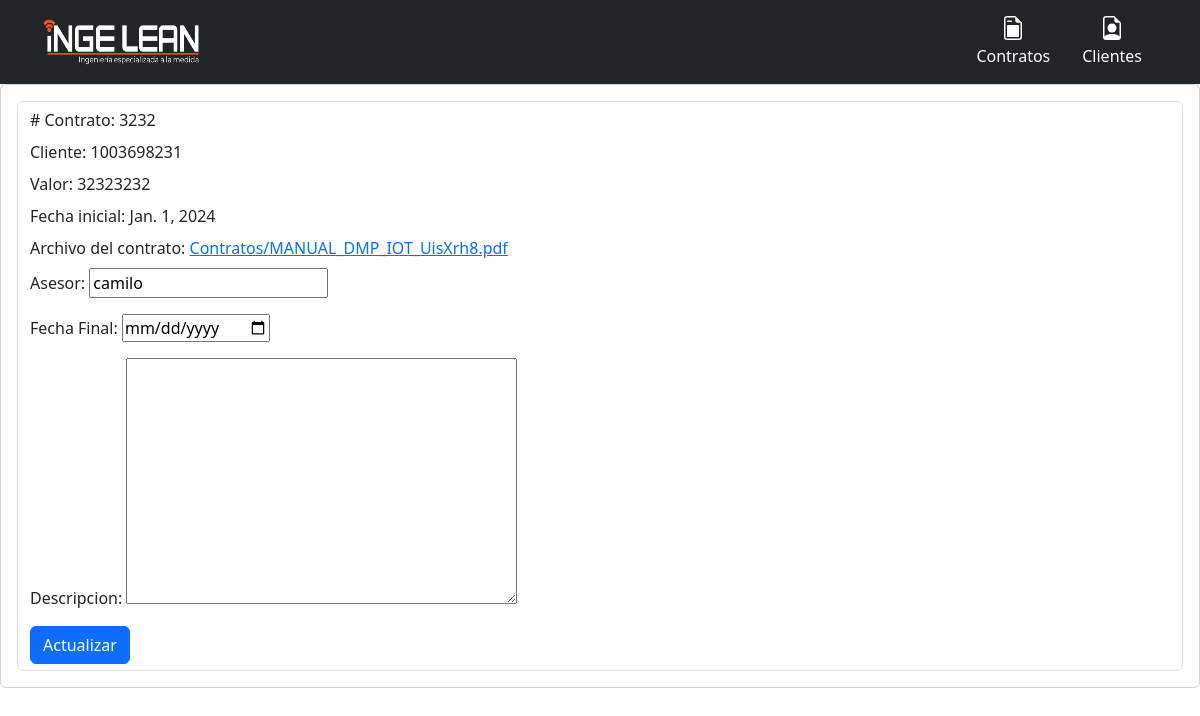
The app's page /editarContratoVista/3232 with its own data.
### CarteraApp/models.py (models this page shows, shortened)
class Clientes(models.Model):
    cedula = models.CharField(primary_key=True, max_length=10)
    nombre = models.CharField(max_length=50)
    correo = models.EmailField(max_length=254)
    ciudad = models.CharField(max_length=20)
    direccion = models.CharField(max_length=50)

class Contratos(models.Model):
    Numero_Contrato = models.IntegerField(primary_key=True)
    asesor = models.CharField(max_length=50)
    cliente = models.ForeignKey(Clientes, on_delete=models.PROTECT)
    valor = models.IntegerField()
    Fecha_Inicial = models.DateField()
    Fecha_Final = models.DateField(blank=True, null=True)
    archivo_contrato = models.FileField(upload_to='Contratos/')
    descripcion = models.TextField(blank=True, null=True)

### CarteraApp/views.py (the view, shortened to what this page needs)
# urls.py: path('editarContratoVista/<Numero_Contrato>', views.editar_contrato_vista, name='editar_contrato'),
def editar_contrato_vista(request, Numero_Contrato):
    try:
        contrato = Contratos.objects.get(Numero_Contrato=Numero_Contrato)
        data = {
            'Numero_Contrato': Numero_Contrato,
            'cliente': contrato.cliente.cedula,
            'valor': contrato.valor,
            'descripcion': contrato.descripcion,
            'Fecha_Inicial': contrato.Fecha_Inicial,
            'archivo_contrato' : contrato.archivo_contrato,
            'form': ActualizarContrato(instance=contrato),
        }
        return render(request, "ProyectoCartera/Contratos/EditarContrato.html", data)
    except:
        return render(request, "ProyectoCartera/error.html", {'mensaje': "Este contrato "})

### CarteraApp/forms.py
class ActualizarContrato(forms.ModelForm):
    class Meta:
        model = Contratos
        fields = ['asesor', 'Fecha_Final', 'descripcion']
        widgets = {
            'Fecha_Inicial': forms.DateInput(attrs={'type': 'date'}),
            'Fecha_Final': forms.DateInput(attrs={'type': 'date'}),
        }

### templates/ProyectoCartera/Contratos/EditarContrato.html (shortened to what this page needs)
{% extends "ProyectoCartera/base.html" %}
{% block body %}
    <div class="card">
        <div class="card-body">
            <form method="POST" class="form-control" enctype="multipart/form-data">
                <div class="row"><label class="form-label"> # Contrato: {{ Numero_Contrato }}</label></div>
                <div class="row"><label class="form-label"> Cliente: {{ cliente }}</label></div>
                <div class="row"><label class="form-label"> Valor: {{ valor }}</label></div>
                <div class="row"><label class="form-label"> Fecha inicial: {{ Fecha_Inicial }}</label></div>
                <div class="row">
                    <label class="form-label"> Archivo del contrato:
                        <a href="/./media/{{ archivo_contrato }}" target="_blank">{{ archivo_contrato }}</a>
                    </label>
                </div>
                <div class="row">{{ form.as_p }}</div>
                <div class="form-group">
                    <button type="submit" class="btn btn-primary">Actualizar</button>
                </div>
            </form>
        </div>
    </div>
{% endblock %}

### records on screen
Clientes: cedula "1003698231"
Contratos: Fecha_Inicial "Jan. 1, 2024", archivo_contrato "Contratos/MANUAL_DMP_IOT_UisXrh8.pdf", asesor "camilo"

### other values on screen
{{ Numero_Contrato }} "3232"
{{ valor }} "32323232"
